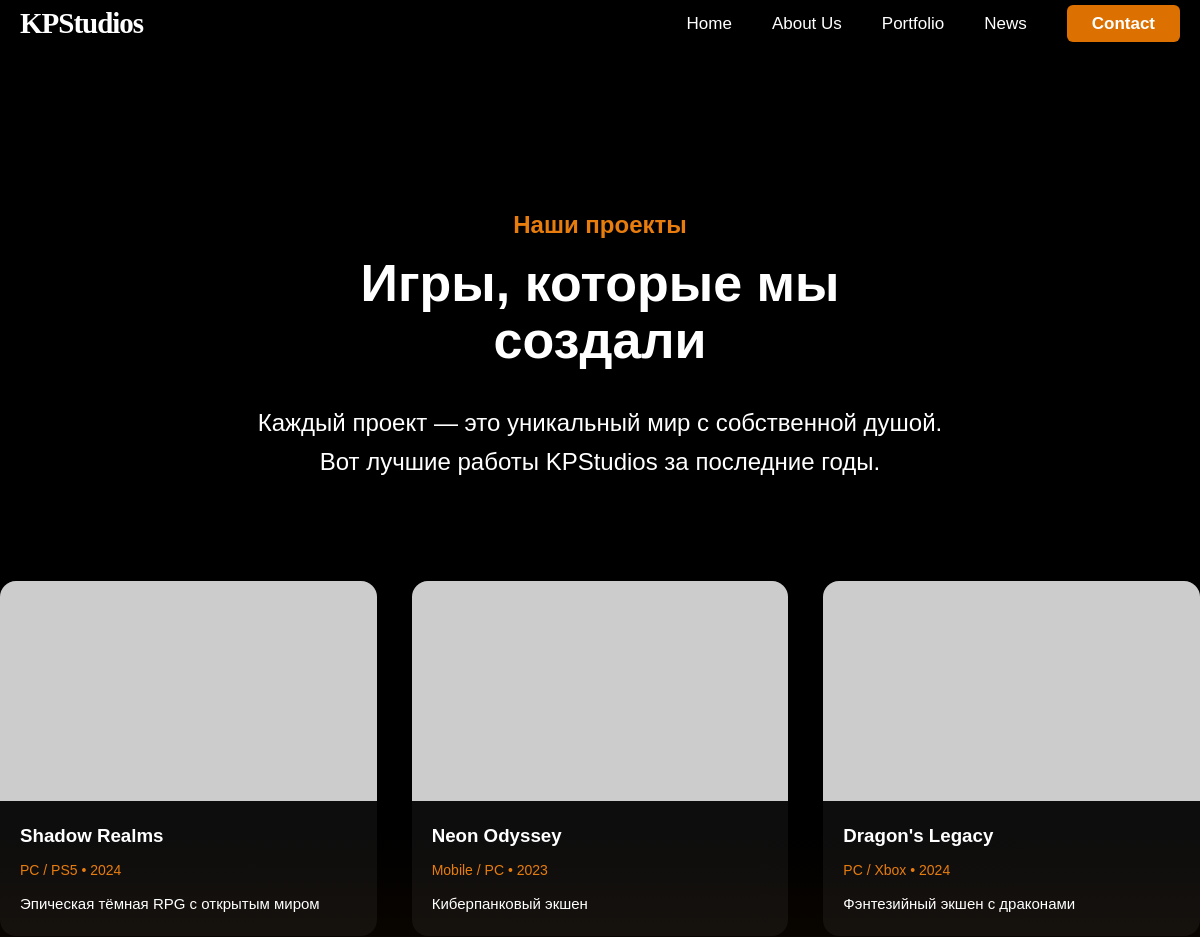
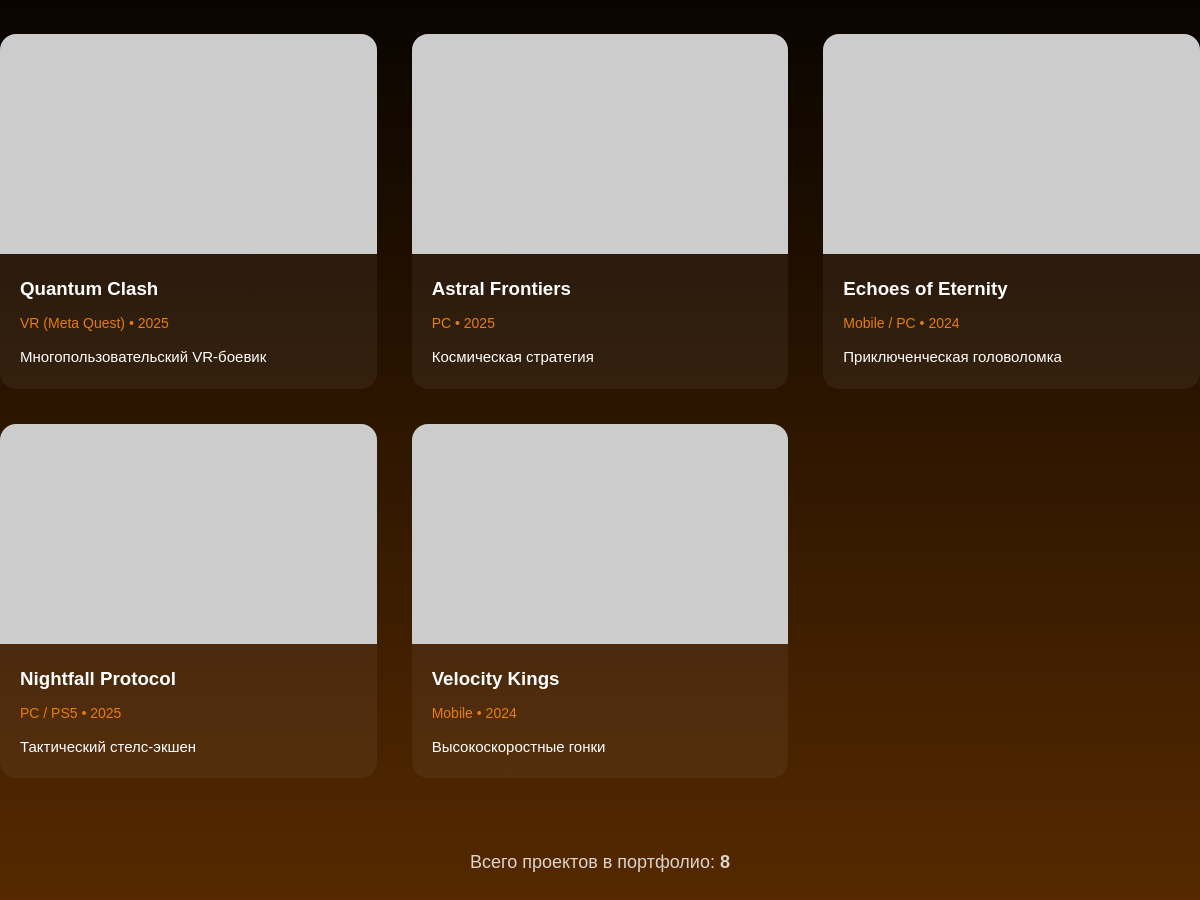
Screenshot of /portfolio.php with the database file from the repository (2 pictures, top to bottom).
### tables this page shows
CREATE TABLE games (
    id INT AUTO_INCREMENT PRIMARY KEY,
    title VARCHAR(255) NOT NULL,
    description TEXT,
    image_url VARCHAR(500),
    platform VARCHAR(100),
    release_year YEAR,
    followers INT DEFAULT 0,
    created_at TIMESTAMP DEFAULT CURRENT_TIMESTAMP
);

### functions.php (called while the page is built, shortened)
<?php
require_once 'config.php';
function getAllGames($limit = 8) {
    global $pdo;
    $stmt = $pdo->prepare("SELECT * FROM games ORDER BY created_at DESC LIMIT ?");
    $stmt->bindValue(1, (int)$limit, PDO::PARAM_INT);
    $stmt->execute();
    return $stmt->fetchAll(PDO::FETCH_ASSOC);
}
?>

### portfolio.php (the view, shortened to what this page needs)
<?php
require_once 'header.php';
$all_games = getAllGames(50);
?>
<div class="gradient">
    <div class="box hero" style="min-height: 420px; padding-top: 80px; padding-bottom: 60px;">
        <div class="hero-info" style="max-width:700px; margin:0 auto; text-align:center;">
            <h2>Наши проекты</h2>
            <h1>Игры, которые мы создали</h1>
            <p>Каждый проект — это уникальный мир с собственной душой. Вот лучшие работы KPStudios за последние годы.</p>
        </div>
    </div>
    <div class="box projects" style="padding-top: 0; padding-bottom: 100px;">
        <div style="display: grid;
                    grid-template-columns: repeat(auto-fit, minmax(320px, 1fr));
                    gap: 35px;">
            <?php if (empty($all_games)): ?>
                <p style="grid-column: 1 / -1; text-align: center; padding: 60px; font-size: 18px;">
                    Пока нет проектов в базе данных.
                </p>
            <?php else: ?>
                <?php foreach($all_games as $game): ?>
                <div style="background: rgba(255,255,255,0.05); border-radius: 16px; overflow: hidden; transition: all 0.4s;">
                    <img src="<?= htmlspecialchars($game['image_url']) ?>"
                         alt="<?= htmlspecialchars($game['title']) ?>"
                         style="width:100%; height:220px; object-fit: cover;">
                    <div style="padding: 20px;">
                        <h3 style="margin: 0 0 8px;"><?= htmlspecialchars($game['title']) ?></h3>
                        <p style="color:#E87D0E; font-size: 14px; margin-bottom: 12px;">
                            <?= htmlspecialchars($game['platform']) ?> • <?= $game['release_year'] ?>
                        </p>
                        <p style="font-size: 15px; line-height: 1.5;">
                            <?= htmlspecialchars($game['description']) ?>
                        </p>
                    </div>
                </div>
                <?php endforeach; ?>
            <?php endif; ?>
        </div>
        <div style="text-align: center; margin-top: 70px;">
            <p style="font-size: 18px; opacity: 0.8;">
                Всего проектов в портфолио: <strong><?= count($all_games) ?></strong>
            </p>
        </div>
    </div>
</div>
<?php require_once 'footer.php'; ?>

### header.php (shortened to what this page needs)
<?php
require_once 'functions.php';
?>
<!DOCTYPE html>
<html lang="ru">
<head>
    <link rel="stylesheet" href="style_for_game_site.css">
</head>
<body>
    <div class="gradient">
        <header class="box">
            <span class="logo"><a href="index.php" style="color: #ffffff;">KPStudios</a></span>
            <nav>
                <ul>
                    <li><a href="index.php">Home</a></li>
                    <li><a href="about.php">About Us</a></li>
                    <li><a href="portfolio.php">Portfolio</a></li>
                    <li><a href="news.php">News</a></li>
                    <li class="button"><a href="contact.php">Contact</a></li>
                </ul>
            </nav>
        </header>

### footer.php (shortened to what this page needs)
    </div>
</body>
</html>

### style_for_game_site.css (style rules this page uses)
* { margin: 0; padding: 0; box-sizing: border-box; }
body { font-family: 'Handjet', sans-serif; font-weight: 400; color: white; line-height: 1.6; overflow-x: hidden; }
header .logo { font-family: 'Handjet'; font-weight: 800; font-size: 32px; letter-spacing: -1px; }
.hero-info h1, .trend h3, .TextCenter h1, .presentaish h3, .projects h2, .loop h2, .newGradient h3 { font-family: 'PressStart2P', sans-serif !important; font-weight: 400; line-height: 1.2; }
.hero-info h1 { font-size: 48px; }
body { font-family: "Handjet", sans-serif; font-weight: 400; color: white; line-height: 1.6; overflow-x: hidden; }
a { text-decoration: none; }
img { max-width: 100%; display: block; }
.gradient { background: linear-gradient(180deg, rgba(0,0,0,1) 0%, rgba(0,0,0,1) 42%, rgba(92,44,0,1) 100%); width: 100%; }
.box { max-width: 1200px; margin: 0 auto; padding: 0 20px; }
header { padding: 50px 0; display: flex; align-items: center; justify-content: space-between; position: relative; z-index: 2; }
header .logo { font-size: 29px; font-weight: 800; letter-spacing: -1px; }
header nav ul { list-style: none; display: flex; gap: 40px; align-items: center; }
header nav ul li { display: inline-block; }
header nav ul li a { color: white; font-weight: 500; font-size: 17px; transition: all 0.3s ease; }
header nav ul li.button a { background: rgba(220, 112, 0, 1); padding: 9px 25px; border-radius: 6px; transition: all 600ms ease; font-weight: 600; }
.hero { padding-bottom: 100px; position: relative; display: flex; align-items: center; min-height: 650px; }
.hero-info { width: 100%; max-width: 520px; padding-top: 80px; }
.hero-info h2 { color: #E87D0E; font-size: 24px; font-weight: 600; margin-bottom: 10px; }
.hero-info h1 { font-size: 52px; font-weight: 700; line-height: 1.1; margin-bottom: 25px; }
.hero-info p { margin: 35px 0 40px; font-size: 24px; }
.projects { padding: 100px 0 60px; }

### rows the page displays
games: title "Shadow Realms", platform "PC / PS5", release_year "2024", description "Эпическая тёмная RPG с открытым миром"
games: title "Neon Odyssey", platform "Mobile / PC", release_year "2023", description "Киберпанковый экшен"
games: title "Dragon's Legacy", platform "PC / Xbox", release_year "2024", description "Фэнтезийный экшен с драконами"
games: title "Quantum Clash", platform "VR (Meta Quest)", release_year "2025", description "Многопользовательский VR-боевик"
games: title "Astral Frontiers", platform "PC", release_year "2025", description "Космическая стратегия"
games: title "Echoes of Eternity", platform "Mobile / PC", release_year "2024", description "Приключенческая головоломка"
games: title "Nightfall Protocol", platform "PC / PS5", release_year "2025", description "Тактический стелс-экшен"
games: title "Velocity Kings", platform "Mobile", release_year "2024", description "Высокоскоростные гонки"

### other values shown
count($all_games) "8"
